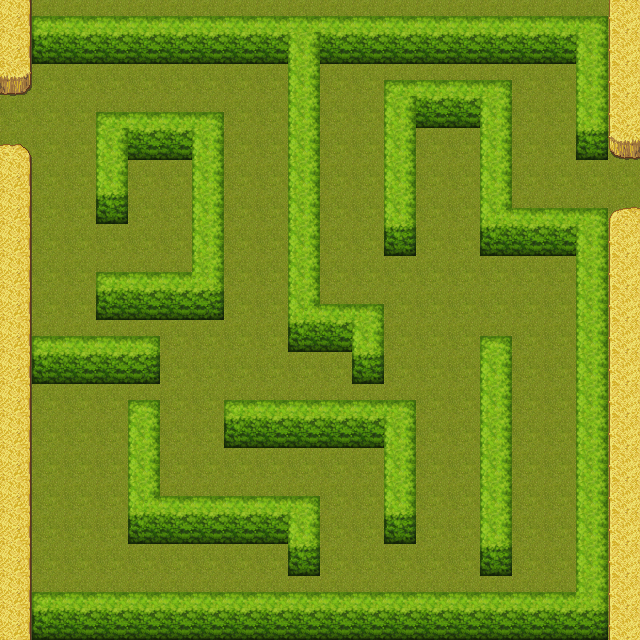

Below is a game level as drawn by its tile map, then a one-line description and the .tmx that defines it (tile-layer data replaced by summaries):
An orthogonal 20x20 tile map with 32x32 px tiles, 3 tile layers (ground1, ground2, terrain1), 3 tilesets and 46 objects (2x ghost4, 2x ghost3, 2x ghost1, 2x ghost2, portal1, ...).

<map version="1.0" tiledversion="1.0.2" orientation="orthogonal" renderorder="right-up" width="20" height="20" tilewidth="32" tileheight="32" nextobjectid="48">
 <properties>
  <property name="music" value="THEME_EASTLANDS" />
 </properties>
 <tileset firstgid="1" source="terrain.tsx" />
 <tileset firstgid="1025" source="Celianna_TileA2.tsx" />
 <tileset firstgid="1505" source="outside_decoration.tsx" />
 <layer name="ground1" width="20" height="20">
  <data>[400 cells, 400 non-empty, 1 distinct tile ids]</data>
 </layer>
 <layer name="ground2" width="20" height="20">
  <data>[400 cells, 85 non-empty, 11 distinct tile ids]</data>
 </layer>
 <layer name="terrain1" width="20" height="20">
  <data>[400 cells, 143 non-empty, 13 distinct tile ids]</data>
 </layer>
 <objectgroup name="collision">
  <object id="12" x="-1" y="0">
   <polygon points="0,0 0,93 34,94 32,1" />
  </object>
  <object id="13" x="2" y="147">
   <polygon points="-1,9 29,10 28,490 0,489" />
  </object>
  <object id="14" x="6" y="611">
   <polygon points="0,0 630,-1 630,28 -1,28" />
  </object>
  <object id="15" x="576" y="2">
   <polygon points="0,0 6,157 63,159 64,-1" />
  </object>
  <object id="16" x="639" y="227">
   <polygon points="0,0 -60,0 -56,383 -2,382" />
  </object>
  <object id="17" x="2" y="1">
   <polygon points="0,0 0,59 637,63 634,1" />
  </object>
  <object id="18" x="289" y="36">
   <polygon points="0,0 0,314 35,314 29,-4" />
  </object>
  <object id="19" x="385" y="322">
   <polygon points="-3,1 -96,-1 -95,29 -3,29" />
  </object>
  <object id="20" x="384" y="386">
   <polygon points="0,0 -30,0 -29,-64 -1,-64" />
  </object>
  <object id="21" x="386" y="257">
   <polygon points="0,0 -1,-160 33,-158 30,-1" />
  </object>
  <object id="22" x="419" y="98">
   <polygon points="0,0 -2,32 93,31 90,-1" />
  </object>
  <object id="23" x="481" y="131">
   <polygon points="0,0 1,124 33,126 30,-2" />
  </object>
  <object id="24" x="513" y="226">
   <polygon points="0,0 1,30 95,30 94,0" />
  </object>
  <object id="25" x="98" y="132">
   <polygon points="0,0 2,30 125,29 123,-4" />
  </object>
  <object id="26" x="98" y="163">
   <polygon points="0,0 -1,59 27,59 29,-2" />
  </object>
  <object id="27" x="195" y="163">
   <polygon points="0,0 -2,157 29,159 27,-1" />
  </object>
  <object id="28" x="197" y="291">
   <polygon points="0,0 -99,-3 -99,28 0,30" />
  </object>
  <object id="29" x="30" y="355">
   <polygon points="0,0 0,32 130,32 127,-1" />
  </object>
  <object id="30" x="130" y="430">
   <polygon points="0,0 27,0 30,113 2,113" />
  </object>
  <object id="31" x="133" y="514">
   <polygon points="0,0 185,0 186,32 0,29" />
  </object>
  <object id="32" x="291" y="548">
   <polygon points="0,0 0,28 29,30 28,-1" />
  </object>
  <object id="33" x="386" y="546">
   <polygon points="0,0 0,-127 31,-127 29,-2" />
  </object>
  <object id="34" x="227" y="419">
   <polygon points="0,0 0,30 170,30 170,-1" />
  </object>
  <object id="35" x="482" y="578">
   <polygon points="0,0 28,0 27,-225 2,-225" />
  </object>
 </objectgroup>
 <objectgroup name="interactions">
  <object id="6" name="ghost4" gid="1547" x="431" y="165" width="32" height="32" />
  <object id="7" name="ghost3" gid="1547" x="525" y="577" width="32" height="32" />
  <object id="8" name="ghost1" gid="1547" x="244" y="98" width="32" height="32" />
  <object id="9" name="ghost2" gid="1547" x="65" y="408" width="32" height="32" />
  <object id="10" name="portal1" gid="1547" x="13" y="138" width="32" height="32" />
  <object id="11" name="portal2" gid="1547" x="592" y="206" width="32" height="32" />
 </objectgroup>
 <objectgroup name="items" />
 <objectgroup name="zindex">
  <object id="36" x="101" y="111">
   <polygon points="0,0 -2,51 119,50 122,-3" />
  </object>
  <object id="37" x="98" y="271">
   <polygon points="0,0 0,49 127,52 127,-2" />
  </object>
  <object id="38" x="31" y="335">
   <polygon points="0,0 0,54 130,54 128,-2" />
  </object>
  <object id="39" x="1" y="146">
   <polygon points="0,0 24,-1 29,22 30,116 -1,118" />
  </object>
  <object id="40" x="131" y="495">
   <polygon points="0,0 1,46 190,50 187,-1" />
  </object>
  <object id="41" x="226" y="396">
   <polygon points="0,0 2,54 189,55 190,1" />
  </object>
  <object id="42" x="292" y="301">
   <polygon points="0,0 0,48 93,51 92,1" />
  </object>
  <object id="43" x="387" y="77">
   <polygon points="0,0 1,50 121,50 121,-1" />
  </object>
  <object id="44" x="484" y="209">
   <polygon points="0,0 0,47 158,48 156,-2" />
  </object>
  <object id="45" x="482" y="335">
   <polygon points="0,0 2,242 32,243 26,-1" />
  </object>
  <object id="46" x="2" y="589">
   <polygon points="0,0 636,2 636,50 -1,49" />
  </object>
  <object id="47" x="130" y="403">
   <polygon points="0,0 1,137 29,139 29,2" />
  </object>
 </objectgroup>
 <objectgroup name="path">
  <object id="1" name="ghost1" x="239" y="95">
   <polyline points="0,0 -202,0 -199,250 -68,253 -69,399 96,392 97,477 192,477 190,304 -3,302 -4,-2" />
  </object>
  <object id="3" name="ghost2" x="66" y="406">
   <polyline points="0,18 -12,201 275,197 273,93 102,90 104,11 0,14" />
  </object>
  <object id="4" name="ghost3" x="529" y="591">
   <polyline points="0,9 -98,11 -101,-272 -7,-269 0,8" />
  </object>
  <object id="5" name="ghost4" x="432" y="161">
   <polyline points="0,0 0,123 -100,127 -106,-78" />
  </object>
 </objectgroup>
</map>
